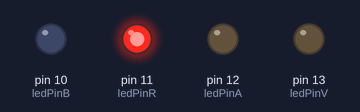
A sketch run on a simulated Arduino Uno, built with avr-gcc and run on an emulated ATmega328P. Shown: output pins drawn as LEDs (lit = HIGH).

Above: at 0.2 s.
At 1.2 s:
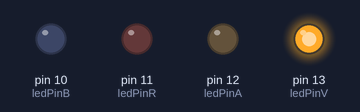
At 2.7 s:
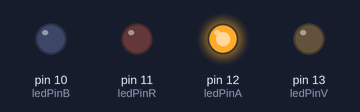
At 3.7 s:
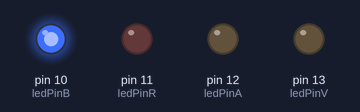
Timing chart, 0 to 4.6 s (numbered marks = the images above):
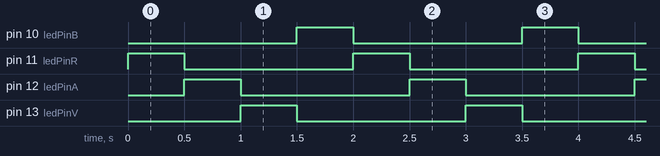

Measured:
- by itself, pin 10 (ledPinB), pin 11 (ledPinR), pin 12 (ledPinA), pin 13 (ledPinV): alternates HIGH for 0.50 s and LOW for 1.5 s
- by itself, everything shown: repeats every 2.0 s, in 4 steps

The sketch:

ejer3.ino
```cpp
const int ledPinB = 10; // LED Blanco
const int ledPinR = 11; // LED Rojo
const int ledPinA = 12; // LED Amarillo
const int ledPinV = 13; // LED Verde

void setup() {
 pinMode(ledPinB, OUTPUT);
 pinMode(ledPinR, OUTPUT);
 pinMode(ledPinA, OUTPUT);
 pinMode(ledPinV, OUTPUT);

}

void loop() {
  // Encender Rojo, resto apagado
  digitalWrite(ledPinR, HIGH); // LED Rojo
  digitalWrite(ledPinA, LOW); // LED Amarillo
  digitalWrite(ledPinV, LOW); // LED Verde
  digitalWrite(ledPinB, LOW); // LED Blanco
  delay(500);

  // Encender Amarillo, resto apagado
  digitalWrite(ledPinR, LOW); // LED Rojo
  digitalWrite(ledPinA, HIGH); // LED Amarillo
  digitalWrite(ledPinV, LOW); // LED Verde
  digitalWrite(ledPinB, LOW); // LED Blanco
  delay(500);


  // Encender Verde, resto apagado
  digitalWrite(ledPinV, HIGH); // LED Verde
  digitalWrite(ledPinR, LOW); // LED Rojo
  digitalWrite(ledPinA, LOW); // LED Amarillo
  digitalWrite(ledPinB, LOW); // LED Blanco
  delay(500);

  // Encender Blanco, resto apagado
  digitalWrite(ledPinB, HIGH); // LED Blanco
  digitalWrite(ledPinV, LOW); // LED Verde
  digitalWrite(ledPinR, LOW); // LED Rojo
  digitalWrite(ledPinA, LOW); // LED Amarillo
  delay(500);
}
```
